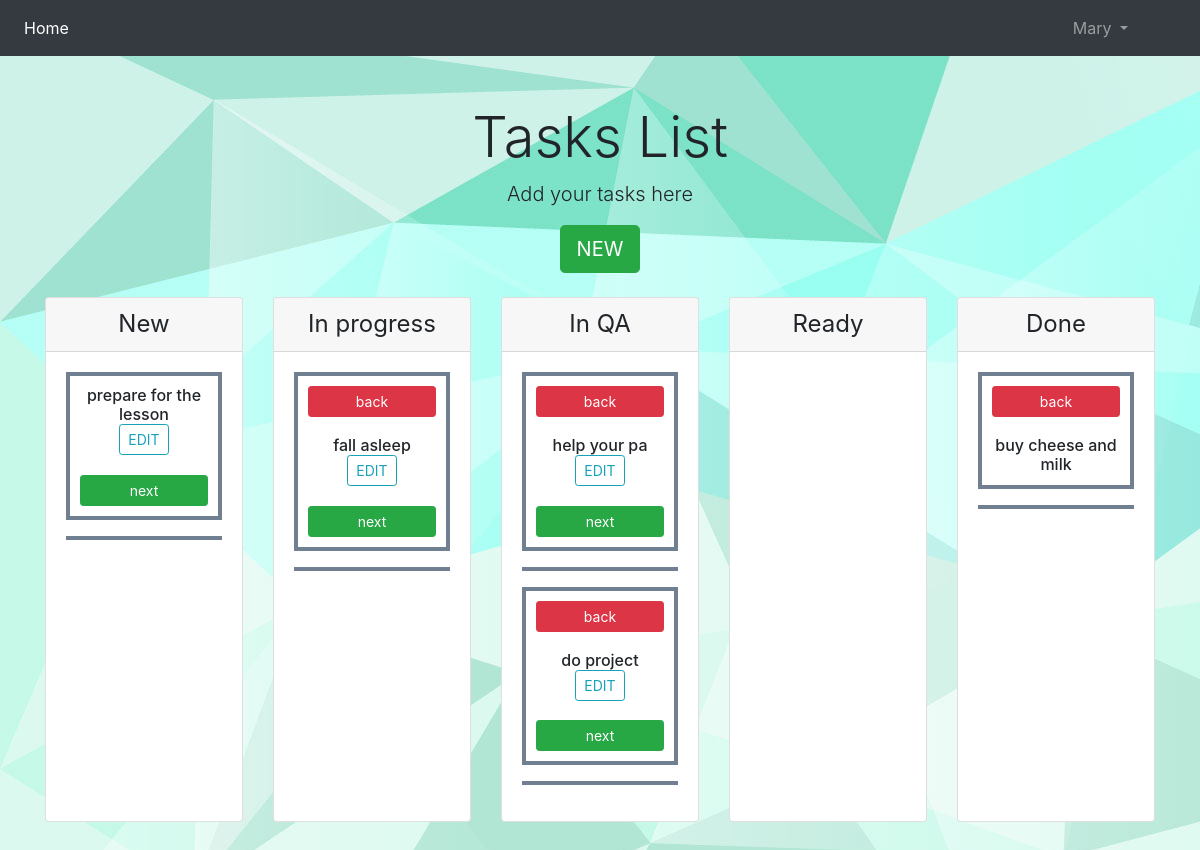
The page / (signed in) on the database as committed earlier.
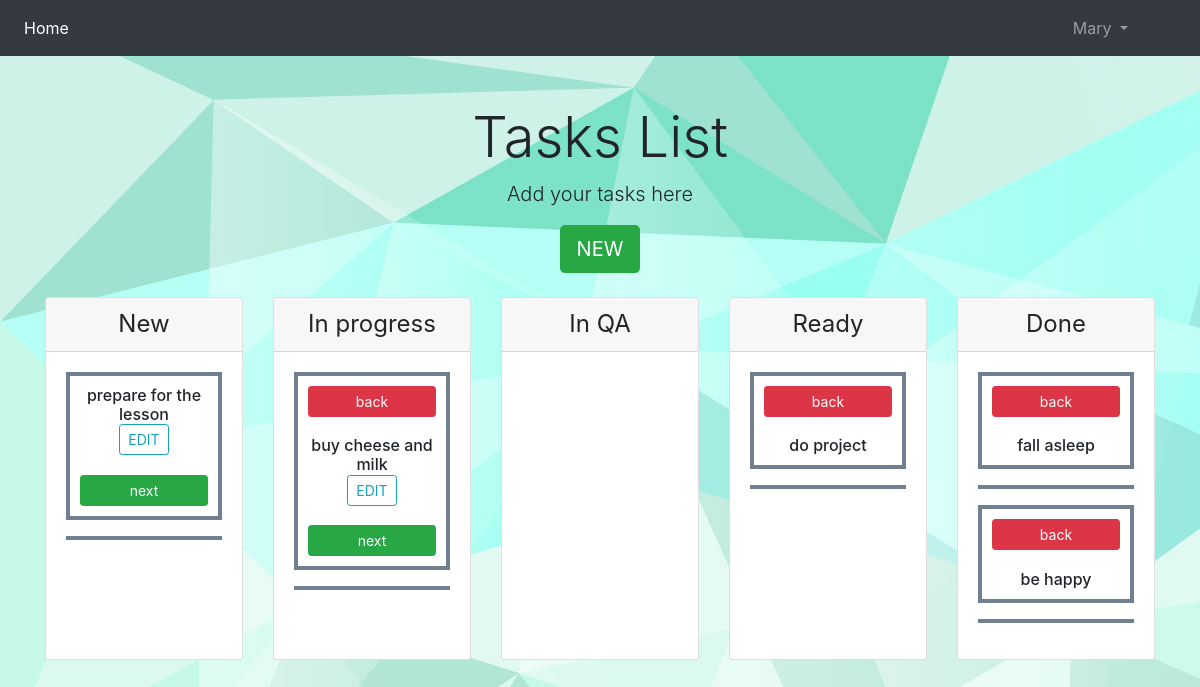
The same page on the database as committed later.
### users/models.py (models this page shows, shortened)
class User(AbstractUser):
    active = models.BooleanField(blank=True, null=True, default=False)

### cards/models.py (models this page shows)
class TimeStampModel(models.Model):
    created_at = models.DateTimeField(auto_now_add=True, editable=False)
    updated_at = models.DateTimeField(auto_now=True)
    class Meta:
        abstract = True

class Card(TimeStampModel):
    NEW = 1
    IN_PROGRESS = 2
    IN_QA = 3
    READY = 4
    DONE = 5
    STATUSES = (
        (NEW, 'NEW'),
        (IN_PROGRESS, 'IN_PROGRESS'),
        (IN_QA, 'IN_QA'),
        (READY, 'READY'),
        (DONE, 'DONE')
    )
    text = models.TextField(max_length=1000)
    status = models.PositiveIntegerField(choices=STATUSES, default=NEW)
    created_by = models.ForeignKey(USER_MODEL, on_delete=models.CASCADE, related_name='creator')
    assigned_to = models.ForeignKey(USER_MODEL, on_delete=models.CASCADE, related_name='executor')

### cards/views.py (the view, shortened to what this page needs)
# urls.py: path('', views.Homepage.as_view(), name='homepage'),
class Homepage(ListView):
    model = models.Card
    template_name = 'cards/base.html'
    def get_context_data(self, **kwargs):
        context = super(Homepage, self).get_context_data(**kwargs)
        new_cards = models.Card.objects.filter(status=1)
        in_progress_cards = models.Card.objects.filter(status=2)
        in_qa_cards = models.Card.objects.filter(status=3)
        ready_cards = models.Card.objects.filter(status=4)
        done_cards = models.Card.objects.filter(status=5)
        context.update(dict(new_cards=new_cards,
                            in_progress_cards=in_progress_cards,
                            in_qa_cards=in_qa_cards,
                            ready_cards=ready_cards,
                            done_cards=done_cards))
        return context

### cards/templates/cards/base.html (shortened to what this page needs)
{% load static %}
<!doctype html>
<html lang="en">
<head>
    <link rel="stylesheet" href="https://stackpath.bootstrapcdn.com/bootstrap/4.5.0/css/bootstrap.min.css"
>
</head>
<body>
<nav class="navbar navbar-expand-lg navbar-dark bg-dark">
    <div class="collapse navbar-collapse" id="navbarSupportedContent">
        <ul class="navbar-nav mr-auto">
            <li class="nav-item active">
                <a class="nav-link" href="{% url 'homepage' %}">Home <span class="sr-only">(current)</span></a>
            </li>
        </ul>
        {% if user.is_authenticated %}
            <ul class="navbar-nav mr-5">
                <li class="nav-item dropdown">
                    <a class="nav-link dropdown-toggle" href="#" id="navbarDropdown" role="button"
                       data-toggle="dropdown"
                       aria-haspopup="true" aria-expanded="false">
                        {{ user.username }}
                    </a>
                </li>
            </ul>
        {% else %}
            <a class="nav-link" href="{% url 'login' %}">Login</a> |
            <a class="nav-link" href="{% url 'register' %}">Register</a>
        {% endif %}
    </div>
</nav>
{% block content %}
  {% if user.is_authenticated %}
    {% if not user.is_superuser %}
        {% if user.active == True %}
   <div class="pricing-header px-3 py-3 pt-md-5 pb-md-4 mx-auto text-center">
      <h1 class="display-4">Tasks List</h1>
      <p class="lead">Add your tasks here</p>
      <a href="{% url 'new_card' %}" class="btn btn-success btn-lg">NEW</a>
    </div>
    <div class="container">
      <div class="card-deck mb-3 text-center">
        <div class="card mb-4 box-shadow">
          <div class="card-header">
            <h4 class="my-0 font-weight-normal">New</h4>
          </div>
          <div class="card-body">
            {% for card in card_list %}
              {% if user == card.assigned_to %}
              {% if card.status == 1 %}
              <h6> {{ card.text }} <br>
               <a href="{% url 'card_edit' card.id %}" class="btn btn-outline-info btn-sm">EDIT</a>
              <form action="" method="post">
                        {% csrf_token %} <br>
                        <input class=" btn btn-block btn-success btn-sm" type="submit" name='action' value="next">
                </form>
                  </h6>
                <hr style="border-top: 4px solid #708090"/>{% endif %}
              {% endif %}
        {% endfor %}
          </div>
        </div>
        <div class="card mb-4 box-shadow">
          <div class="card-header">
            <h4 class="my-0 font-weight-normal">In progress</h4>
          </div>
          <div class="card-body">
            {% for card in card_list.all %}
            {% if user == card.assigned_to %}
              {% if card.status == 2 %}
              <h6>
                   <form action="" method="post">
                        <input class="btn btn-block btn-danger btn-sm" type="submit" name='action' value="back">
                </form>
                  <br>{{ card.text }} <br>
                  <a href="{% url 'card_edit' card.id %}" class="btn btn-outline-info btn-sm">EDIT</a>
              <form action="" method="post"> <br>
                        <input class="btn btn-block btn-success btn-sm" type="submit" name='action' value="next">
                </form>
                  </h6>
                <hr style="border-top: 4px solid #708090"/>{% endif %}
              {% endif %}
        {% endfor %}
          </div>
        </div>
                <div class="card mb-4 box-shadow">
          <div class="card-header">
            <h4 class="my-0 font-weight-normal">In QA</h4>
          </div>
          <div class="card-body">
            {% for card in card_list.all %}
              {% if card.status == 3 %}
              {% if user == card.assigned_to %}
              <h6>
                   <form action="" method="post">
                        <input class="btn btn-block btn-danger btn-sm" type="submit" name='action' value="back">
                </form>
                  <br>{{ card.text }} <br>
                  <a href="{% url 'card_edit' card.id %}" class="btn btn-outline-info btn-sm">EDIT</a>
              <form action="" method="post">
                        {% csrf_token %}<br>
                        <input class="btn btn-block btn-success btn-sm" type="submit" name='action' value="next">
                </form>
                  </h6>
                <hr style="border-top: 4px solid #708090"/>{% endif %}
              {% endif %}
        {% endfor %}
          </div>
        </div>
        <div class="card mb-4 box-shadow">
          <div class="card-header">
            <h4 class="my-0 font-weight-normal">Ready</h4>
          </div>
          <div class="card-body">
            {% for card in card_list.all %}
              {% if card.status == 4 %}
              {% if user == card.assigned_to %}
              <h6>
                   <form action="" method="post">
                        <input class="btn btn-block btn-danger btn-sm" type="submit" name='action' value="back">
                </form>
                  <br>{{ card.text }} <br>
                  </h6>
                <hr style="border-top: 4px solid #708090"/>{% endif %}
              {% endif %}
        {% endfor %}
          </div>
        </div>
        <div class="card mb-4 box-shadow">
          <div class="card-header">
            <h4 class="my-0 font-weight-normal">Done</h4>
          </div>
          <div class="card-body">
            {% for card in card_list.all %}
              {% if card.status == 5 %}
              {% if user == card.assigned_to %}
              <h6>
                   <form action="" method="post">
                        <input class="btn btn-block btn-danger btn-sm" type="submit" name='action' value="back">
                </form>
                  <br>{{ card.text }} <br>
                  </h6>
                <hr style="border-top: 4px solid #708090"/>{% endif %}
              {% endif %}
        {% endfor %}
          </div>
        </div>
      </div>
            {% else %}
            <h2 align="center" style="font-size:90px" class="my-0 font-weight-normal">Please wait. Admin should confirm your registration.</h2>
        {% endif %} {% endif %}
      {% else %}
        <h2 align="center" style="font-size:90px" class="my-0 font-weight-normal">Enter into the system</h2>
  {% endif %}
{% endblock %}
</body>
</html>

### cards/templates/cards/base.html (style rules this page uses)
h6 { border: 4px solid #708090; padding: 10px; background: ; }

Rows that differ between the two databases and show on the page:
removed Card: text "help your pa", shown under "In QA"
changed Card "buy cheese and milk": moves from the list under "Done" to the list under "In progress"
changed Card "do project": moves from the list under "In QA" to the list under "Ready"
changed Card "fall asleep": moves from the list under "In progress" to the list under "Done"
added Card: text "be happy", shown under "Done"
